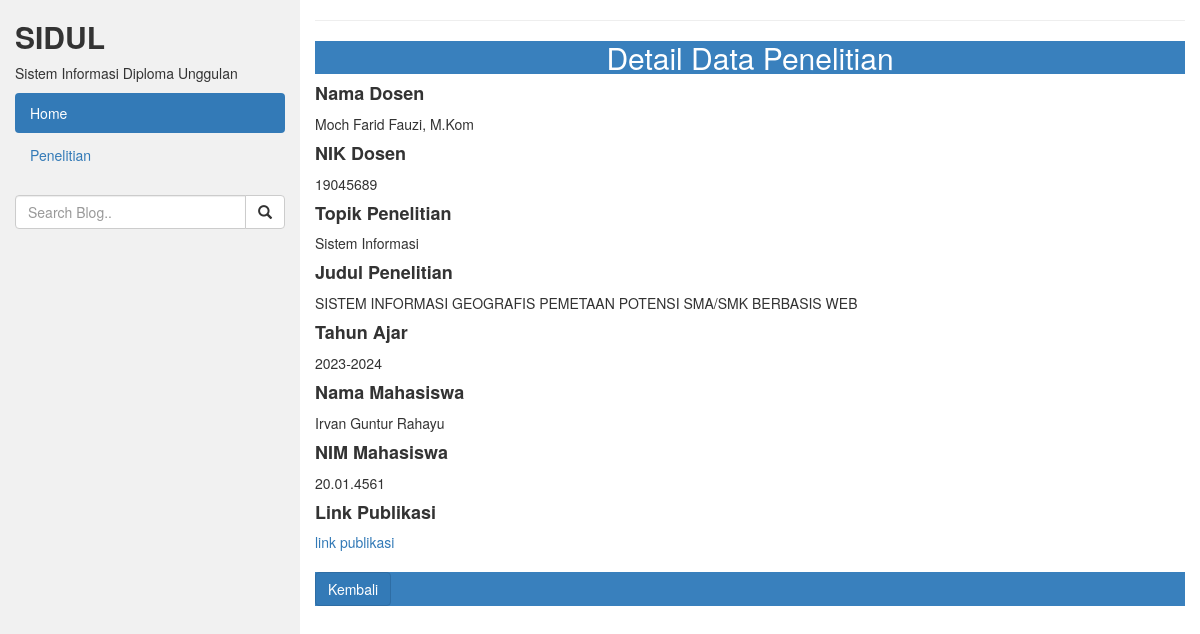
The page /penelitian/detail/11 on the database its author committed.
### tables this page shows
CREATE TABLE `tbl_penelitian` (
  `id` int(11) NOT NULL,
  `nama_dosen` varchar(50) NOT NULL,
  `nik` varchar(50) NOT NULL,
  `topik` varchar(255) NOT NULL,
  `judul` varchar(255) NOT NULL,
  `waktu` varchar(50) NOT NULL,
  `nama_mhs` varchar(50) NOT NULL,
  `nim_mhs` varchar(50) NOT NULL,
  `link` varchar(500) NOT NULL
);

### application/controllers/Penelitian.php (called while the page is built, shortened)
<?php
class Penelitian extends CI_Controller
{
    public function __construct()
    {
        $this->load->model('Penelitian_model');
        $this->load->library('form_validation');
    }
    public function detail($id)
    {
        $data['judul'] = 'Detail Data Penelitian';
        $data['tbl_penelitian'] = $this->Penelitian_model->getPenelitianById($id);
        $this->load->view('templates/header', $data);
        $this->load->view('penelitian/detail', $data);
        $this->load->view('templates/footer');
    }
}

### index.php (called while the page is built, shortened)
<?php
require_once BASEPATH.'core/CodeIgniter.php';

### application/models/Penelitian_model.php (called while the page is built, shortened)
<?php
class Penelitian_model extends CI_Model
{
    public function getPenelitianById($id)
    {
        return $this->db->get_where('tbl_penelitian', ['id' => $id])->row_array();
    }
}

### application/views/penelitian/detail.php (the view, shortened to what this page needs)
<div class="col-sm-9">
    <hr>
            <div class="card mt-3">
                <h2 class="card-header text-white text-center" style="background-color:#3980bd; color: rgb(255, 255, 255);">Detail Data Penelitian</h2>
            </div>
            <div class="card-body">
                <h4 class="mb-1" style=" font-weight: bolder;"> Nama Dosen </h4>
                <hp> <?= $tbl_penelitian['nama_dosen']; ?> </p>
                    <h4 class="mb-1" style=" font-weight: bolder;"> NIK Dosen </h4>
                    <p class="card-text"> <?= $tbl_penelitian['nik']; ?> </p>
                    <h4 class="mb-1" style=" font-weight: bolder;"> Topik Penelitian </h4>
                    <p class="card-text"> <?= $tbl_penelitian['topik']; ?> </p>
                    <h4 class="mb-1" style=" font-weight: bolder;"> Judul Penelitian </h4>
                    <p class="card-text"> <?= $tbl_penelitian['judul']; ?> </p>
                    <h4 class="mb-1" style=" font-weight: bolder;"> Tahun Ajar </h4>
                    <p class="card-text"> <?= $tbl_penelitian['waktu']; ?> </p>
                    <h4 class="mb-1" style=" font-weight: bolder;"> Nama Mahasiswa </h4>
                    <p class="card-text"> <?= $tbl_penelitian['nama_mhs']; ?> </p>
                    <h4 class="mb-1" style=" font-weight: bolder;"> NIM Mahasiswa </h4>
                    <p class="card-text"> <?= $tbl_penelitian['nim_mhs']; ?> </p>
                    <h4 class="mb-1" style=" font-weight: bolder;"> Link Publikasi </h4>
                    <a href="<?php echo $tbl_penelitian['link']; ?>" target="_blank"> link publikasi </a>
            </div>
            <div class="card-footer" style="background-color:#3980bd ;">
                <a href="<?= base_url(); ?>penelitian" type="button" class="btn btn-primary"> Kembali </a>
            </div>

### rows shown on the page
tbl_penelitian: nama_dosen "Moch Farid Fauzi, M.Kom", nik "19045689", topik "Sistem Informasi", judul "SISTEM INFORMASI GEOGRAFIS PEMETAAN POTENSI SMA/SMK BERBASIS WEB", waktu "2023-2024", nama_mhs "Irvan Guntur Rahayu", nim_mhs "20.01.4561"
